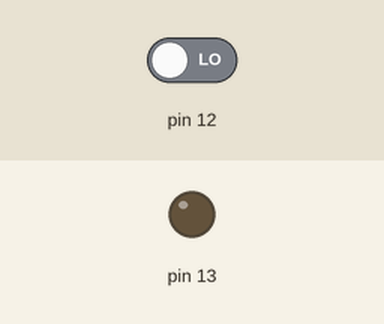
The sketch below on a simulated Arduino Uno, built with avr-gcc and run on an emulated ATmega328P. On the bench: output pins drawn as LEDs (lit = HIGH). Dashed ring = blinking. The test bench sets the inputs (shaded band); at power-on: pin 12 LOW. What the sketch prints to the serial monitor is not drawn.

Above: at 1.2 s.
1.3 s: pin 12 driven HIGH
At 1.7 s:
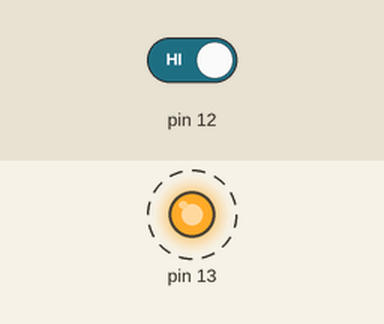
4.3 s: pin 12 driven LOW
At 4.9 s:
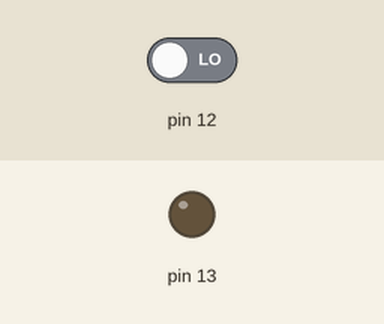
Timing chart, 0 to 7.3 s (numbered marks = the images above; inputs shaded):
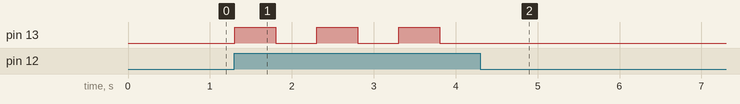

The sketch:

lab1-button.ino
```cpp
//1: output , 0: input
//Digital pin 12 = PB4
//Digital pin 13 = PB5

void setup()
{
 //pinMode(13,OUTPUT); //1: output , 0: input
  DDRB = B00100000;
  Serial.begin(9600);
}
void digitalToggle (byte pin) {
 digitalWrite(pin,!digitalRead(pin));
}

int buttonState = LOW;
void loop()
{
  //buttonState = digitalRead(12);
  buttonState = (PINB & (1<<PB4))>>PB4;
  Serial.println(buttonState);
  if(buttonState==HIGH){
   digitalToggle(13);
    delay(500);
  }
}
```

Measured:
- after the input at 1.3 s, pin 13: alternates HIGH for 0.50 s and LOW for 0.50 s, starting at once
- after the input at 4.3 s, pin 13: stops changing and stays LOW
